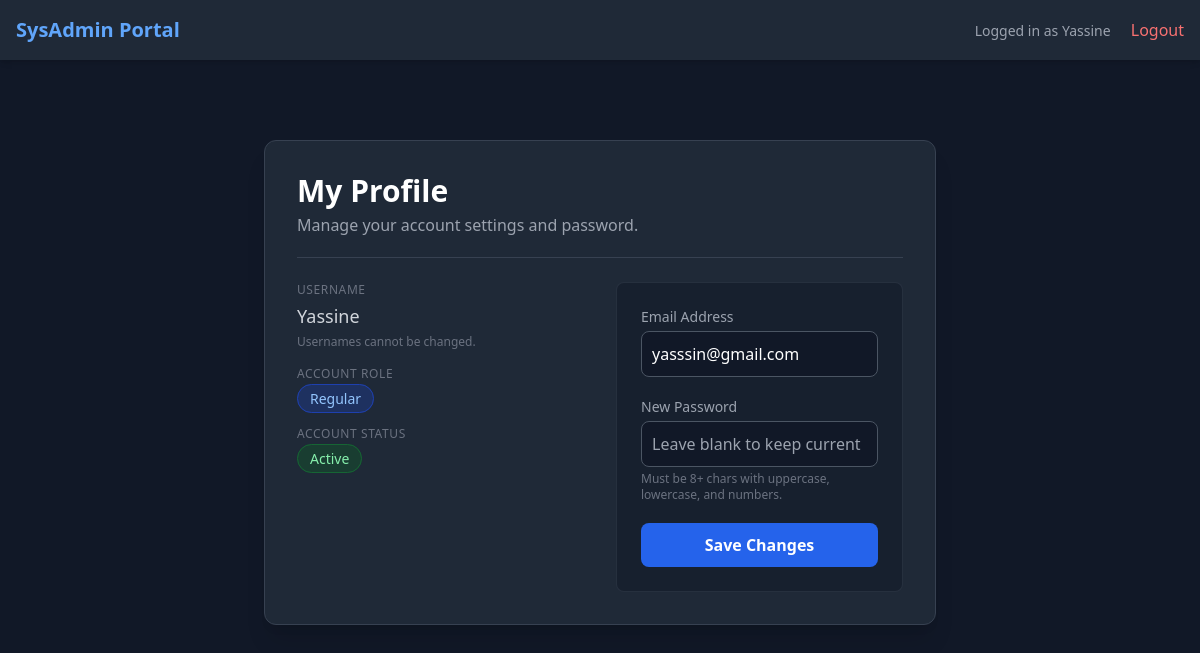
Page /dashboard (signed in) on the committed database.
### app.py (models this page shows)
class User(UserMixin, db.Model):
    id = db.Column(db.Integer, primary_key=True)
    username = db.Column(db.String(80), unique=True, nullable=False)
    email = db.Column(db.String(120), unique=True, nullable=False)
    password_hash = db.Column(db.String(256))
    role = db.Column(db.String(20), default='regular')
    is_active = db.Column(db.Boolean, default=True)

### app.py (the view)
@app.route('/dashboard')
@login_required
def dashboard():
    if current_user.role == 'admin':
        return redirect(url_for('admin_dashboard'))
    return render_template('profile.html', user=current_user)

### app.py (called while the page is built)
@login_manager.user_loader
def load_user(user_id):
    return User.query.get(int(user_id))

### templates/profile.html
{% extends 'index.html' %}
{% block content %}
<div class="max-w-2xl mx-auto mt-10">
    <div class="bg-gray-800 p-8 rounded-xl border border-gray-700 shadow-xl">
        <div class="border-b border-gray-700 pb-5 mb-6">
            <h2 class="text-3xl font-bold text-white">My Profile</h2>
            <p class="text-gray-400 mt-1">Manage your account settings and password.</p>
        </div>
        <div class="grid grid-cols-1 md:grid-cols-2 gap-8">
            <div class="space-y-4">
                <div>
                    <label class="block text-xs font-medium text-gray-500 uppercase tracking-wider mb-1">Username</label>
                    <div class="text-lg font-medium text-gray-300">{{ user.username }}</div>
                    <p class="text-xs text-gray-500 mt-1">Usernames cannot be changed.</p>
                </div>
                <div>
                    <label class="block text-xs font-medium text-gray-500 uppercase tracking-wider mb-1">Account Role</label>
                    <span class="px-3 py-1 text-sm rounded-full bg-blue-900/50 text-blue-300 border border-blue-800">
                        {{ user.role|capitalize }}
                    </span>
                </div>
                <div>
                    <label class="block text-xs font-medium text-gray-500 uppercase tracking-wider mb-1">Account Status</label>
                    {% if user.is_active %}
                        <span class="px-3 py-1 text-sm rounded-full bg-green-900/50 text-green-300 border border-green-800">Active</span>
                    {% else %}
                        <span class="px-3 py-1 text-sm rounded-full bg-red-900/50 text-red-300 border border-red-800">Disabled</span>
                    {% endif %}
                </div>
            </div>
            <div>
                <form action="{{ url_for('edit_profile') }}" method="POST" class="space-y-5 bg-gray-900/50 p-6 rounded-lg border border-gray-700/50">
                    <div>
                        <label class="block text-sm font-medium text-gray-400 mb-1">Email Address</label>
                        <input
                            type="email"
                            name="email"
                            value="{{ user.email }}"
                            required
                            class="w-full p-2.5 bg-gray-900 rounded-lg border border-gray-600 focus:border-blue-500 focus:ring-1 focus:ring-blue-500 text-white outline-none transition-colors"
                        >
                    </div>
                    <div>
                        <label class="block text-sm font-medium text-gray-400 mb-1">New Password</label>
                        <input
                            type="password"
                            name="new_password"
                            class="w-full p-2.5 bg-gray-900 rounded-lg border border-gray-600 focus:border-blue-500 focus:ring-1 focus:ring-blue-500 text-white outline-none transition-colors"
                            placeholder="Leave blank to keep current"
                        >
                        <p class="text-xs text-gray-500 mt-1">Must be 8+ chars with uppercase, lowercase, and numbers.</p>
                    </div>
                    <button type="submit" class="w-full bg-blue-600 text-white p-2.5 rounded-lg font-semibold hover:bg-blue-500 transition-colors duration-200 mt-4">
                        Save Changes
                    </button>
                </form>
            </div>
        </div>
    </div>
</div>
{% endblock %}

### templates/index.html (shortened to what this page needs)
<!DOCTYPE html>
<html class="h-full bg-gray-900 text-white">
<head>
    <script src="https://cdn.tailwindcss.com"></script>
</head>
<body class="h-full flex flex-col">
    <nav class="bg-gray-800 p-4 shadow-md flex justify-between items-center">
        <h1 class="text-xl font-bold text-blue-400">SysAdmin Portal</h1>
        <div>
            {% if current_user.is_authenticated %}
                <span class="mr-4 text-sm text-gray-400">Logged in as {{ current_user.username }}</span>
                <a href="{{ url_for('logout') }}" class="text-red-400 hover:text-red-300">Logout</a>
            {% else %}
                <a href="{{ url_for('login') }}" class="mr-4 text-blue-400">Login</a>
                <a href="{{ url_for('register') }}" class="text-blue-400">Register</a>
            {% endif %}
        </div>
    </nav>
    <main class="flex-grow p-10">
        {% block content %}{% endblock %}
    </main>
</body>
</html>

### rows in the picture
User: username "Yassine", role "Regular", email "yasssin@gmail.com"
